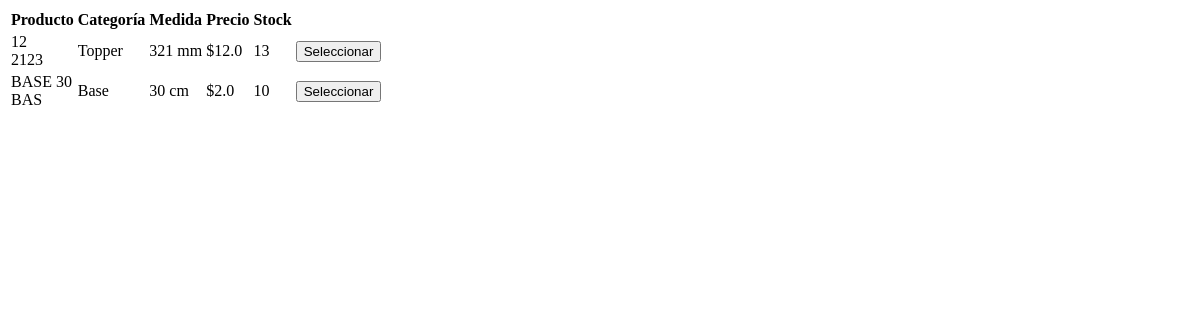
Before: /products/catalog/modal with the older database file.
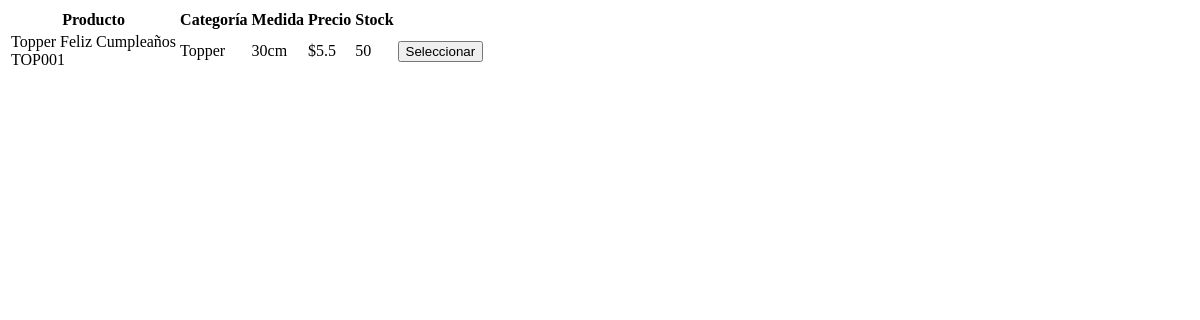
After: the same page with the newer database file.
### app/models/product.py (models this page shows)
class Product(Base):
    __tablename__ = "products"
    id = Column(Integer, primary_key=True)
    code = Column(String)
    name = Column(String)
    description = Column(String)
    category = Column(String)
    material = Column(String)
    color = Column(String)
    size = Column(String)
    thickness = Column(String)
    price = Column(Float)
    cost = Column(Float)
    theme = Column(String)
    stock = Column(Integer)
    custom = Column(Boolean, default=False, nullable=False)
    image = Column(String)

### app/routes/products.py (the view)
@router.get("/catalog/modal")
async def catalog_modal(
    request: Request,
    db: Session = Depends(get_db)
):
    products = (
        db.query(Product)
        .order_by(Product.name.asc())
        .limit(20)
        .all()
    )
    return templates.TemplateResponse(
        request=request,
        name="partials/catalog_table.html",
        context={
            "products": products
        }
    )

### app/templates/partials/catalog_table.html
<table class="w-full">
    <thead>
        <tr class="bg-gray-50">
            <th class="p-3 text-left">
                Producto
            </th>
            <th class="p-3">
                Categoría
            </th>
            <th class="p-3">
                Medida
            </th>
            <th class="p-3">
                Precio
            </th>
            <th class="p-3">
                Stock
            </th>
            <th class="p-3">
            </th>
        </tr>
    </thead>
    <tbody>
        {% for product in products %}
        <tr class="border-b">
            <td class="p-3">
                <div class="font-semibold">
                    {{ product.name }}
                </div>
                <div class="text-xs text-gray-500">
                    {{ product.code }}
                </div>
            </td>
            <td class="p-3">
                {{ product.category }}
            </td>
            <td class="p-3">
                {{ product.size }}
            </td>
            <td class="p-3">
                ${{ product.price }}
            </td>
            <td class="p-3">
                {{ product.stock }}
            </td>
            <td class="p-3">
                <button
                    onclick="selectCatalogProduct({{ product.id }})"
                    class="bg-purple-600 text-white px-3 py-2 rounded-lg"
                >
                    Seleccionar
                </button>
            </td>
        </tr>
        {% endfor %}
    </tbody>
</table>

Changed rows visible on the page:
removed Product: name "12", code "2123", category "Topper", size "321 mm", price "12.0", stock "13"
changed Product: name "BASE 30" → "Topper Feliz Cumpleaños"; code "BAS" → "TOP001"; category "Base" → "Topper"; size "30 cm" → "30cm"; price "2.0" → "5.5"; stock "10" → "50"
